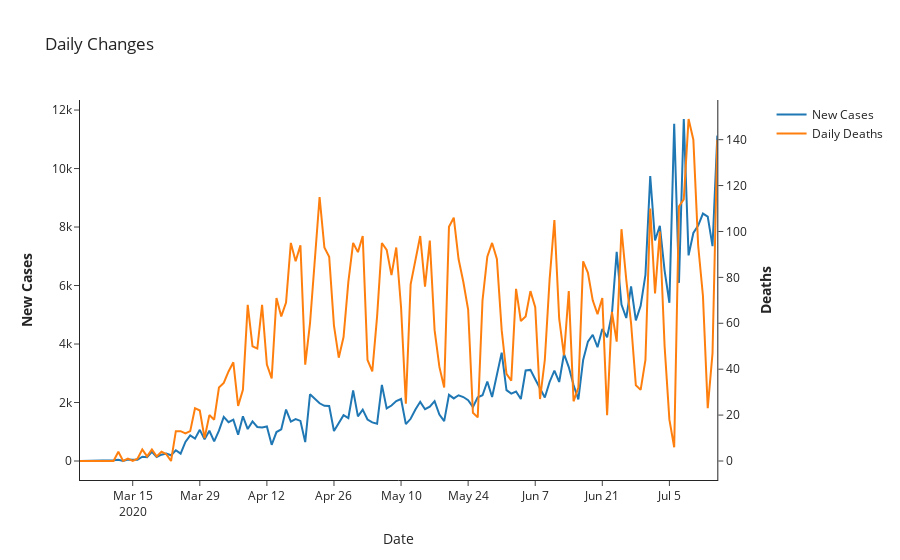

This figure's notebook cell:
### Code cell
# Pick State Here
mask = (df.state == 'CA')

# Create figure with secondary y-axis
fig = make_subplots(specs=[[{"secondary_y": True}]])
# Add traces
fig.add_trace(
    go.Scatter(x=df[mask].DATE_F, y=df[mask].positiveIncrease, name="New Cases"),
    secondary_y=False)
fig.add_trace(
    go.Scatter(x=df[mask].DATE_F, y=df[mask].deathIncrease, name="Daily Deaths"),
    secondary_y=True)

# Add figure title
fig.update_layout(template = 'simple_white', title_text="Daily Changes")
fig.update_xaxes(title_text="Date")
fig.update_yaxes(title_text="<b>New Cases</b>", secondary_y=False)
fig.update_yaxes(title_text="<b>Deaths</b>", secondary_y=True)

fig.show()

### Figure 1 — Plotly figure (JSON) as saved in the notebook; plotly's stock layout.template omitted (floating-point values rounded to 4 significant figures; data arrays with more than 128 entries replaced by an {"elided": "..."} marker saying what was removed)
{"data": [{"name": "New Cases", "type": "scatter", "x": {"elided": "134 str values"}, "xaxis": "x", "y": {"elided": "134 int values"}, "yaxis": "y"}, {"name": "Daily Deaths", "type": "scatter", "x": {"elided": "134 str values"}, "xaxis": "x", "y": {"elided": "134 int values"}, "yaxis": "y2"}], "layout": {"title": {"text": "Daily Changes"}, "xaxis": {"anchor": "y", "domain": [0, 0.94], "title": {"text": "Date"}}, "yaxis": {"anchor": "x", "domain": [0, 1], "title": {"text": "<b>New Cases</b>"}}, "yaxis2": {"anchor": "x", "overlaying": "y", "side": "right", "title": {"text": "<b>Deaths</b>"}}}}
